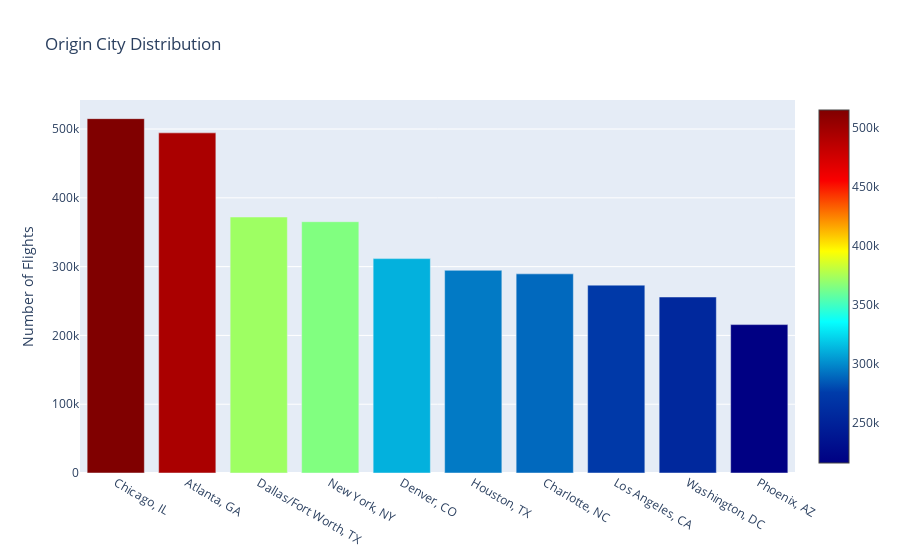

Write notebook code for a chart like this one.
### Markdown cell above
D'après le graphique ci-dessus, nous savons que l'aéroport international de Chicago O'Hare est le plus fréquenté en 2019, suivi de l'aéroport international d'Atlanta Hartsfield.

### Code cell
# plotting departure city

df_c = df.ORIGIN_CITY_NAME.value_counts()[:10]

trace = go.Bar(
    x=df_c.index,
    y=df_c.values,
    marker=dict(
        color = df_c.values,
        colorscale='Jet',
        showscale=True
    )
)

data = [trace]
layout = go.Layout(
    title='Origin City Distribution', 
    yaxis = dict(title = 'Number of Flights')
)

fig = go.Figure(data=data, layout=layout)
py.iplot(fig)

### Figure 1 — Plotly figure (JSON) as saved in the notebook; plotly's stock layout.template omitted (floating-point values rounded to 4 significant figures)
{"data": [{"marker": {"color": [515109, 494443, 372130, 365294, 311642, 294657, 289496, 273092, 255844, 215730], "colorscale": [[0, "rgb(0,0,131)"], [0.2, "rgb(0,60,170)"], [0.4, "rgb(5,255,255)"], [0.6, "rgb(255,255,0)"], [0.8, "rgb(250,0,0)"], [1, "rgb(128,0,0)"]], "showscale": true}, "type": "bar", "x": ["Chicago, IL", "Atlanta, GA", "Dallas/Fort Worth, TX", "New York, NY", "Denver, CO", "Houston, TX", "Charlotte, NC", "Los Angeles, CA", "Washington, DC", "Phoenix, AZ"], "y": [515109, 494443, 372130, 365294, 311642, 294657, 289496, 273092, 255844, 215730]}], "layout": {"title": {"text": "Origin City Distribution"}, "yaxis": {"title": {"text": "Number of Flights"}}}}
